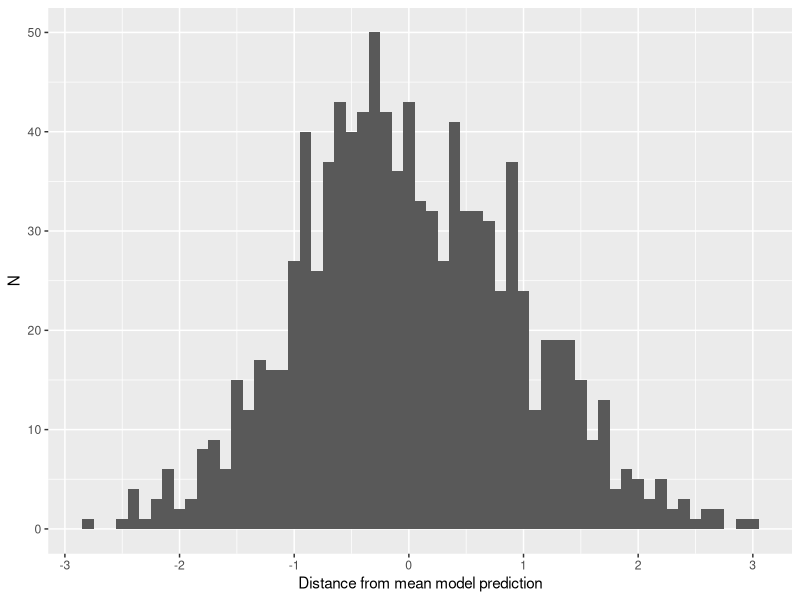
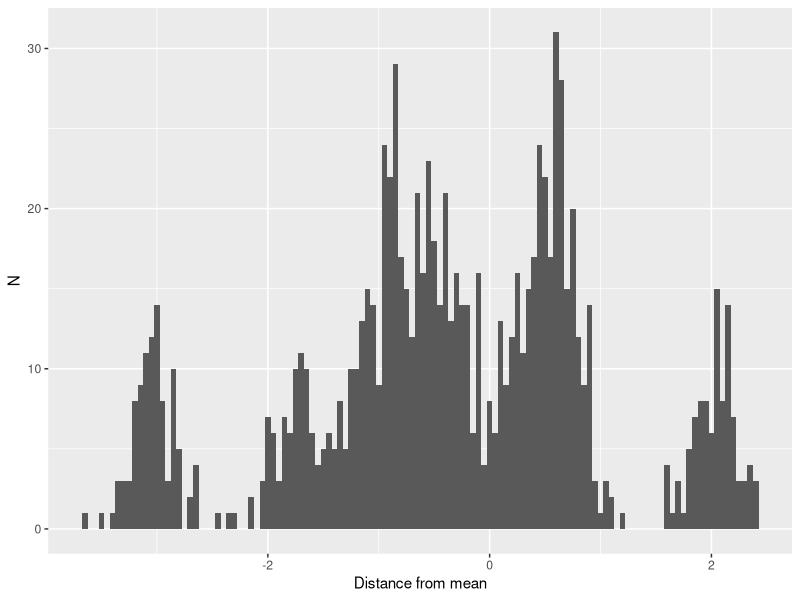

Recreate these plots in R, in order.
## ---- chunk 1
require(ggplot2)
df <- data.frame(x = rnorm(1000))
g <- ggplot(df, aes(x = x)) +
    geom_histogram(binwidth = 0.1) +
    xlab("Distance from mean model prediction") +
    ylab("N")

plot(g)
## ---- chunk 2
require(ggplot2)
ind_cluster <- 100
ncluster <- 10
cluster_sigma <- 1
ind_sigma <- 0.2

cluster_ids <- sort(rep(1:ncluster, ind_cluster))

cluster_means <- rnorm(ncluster, sd = cluster_sigma)
ind_vals <- rnorm(n = length(cluster_ids), mean = cluster_means[cluster_ids], sd = ind_sigma)

df <- data.frame(x = ind_vals, cluster = cluster_ids)

g <- ggplot(df, aes(x = x, cluster = cluster_ids)) +
    geom_histogram(binwidth = 0.05) +
    xlab("Distance from mean") +
    ylab("N")

plot(g)
